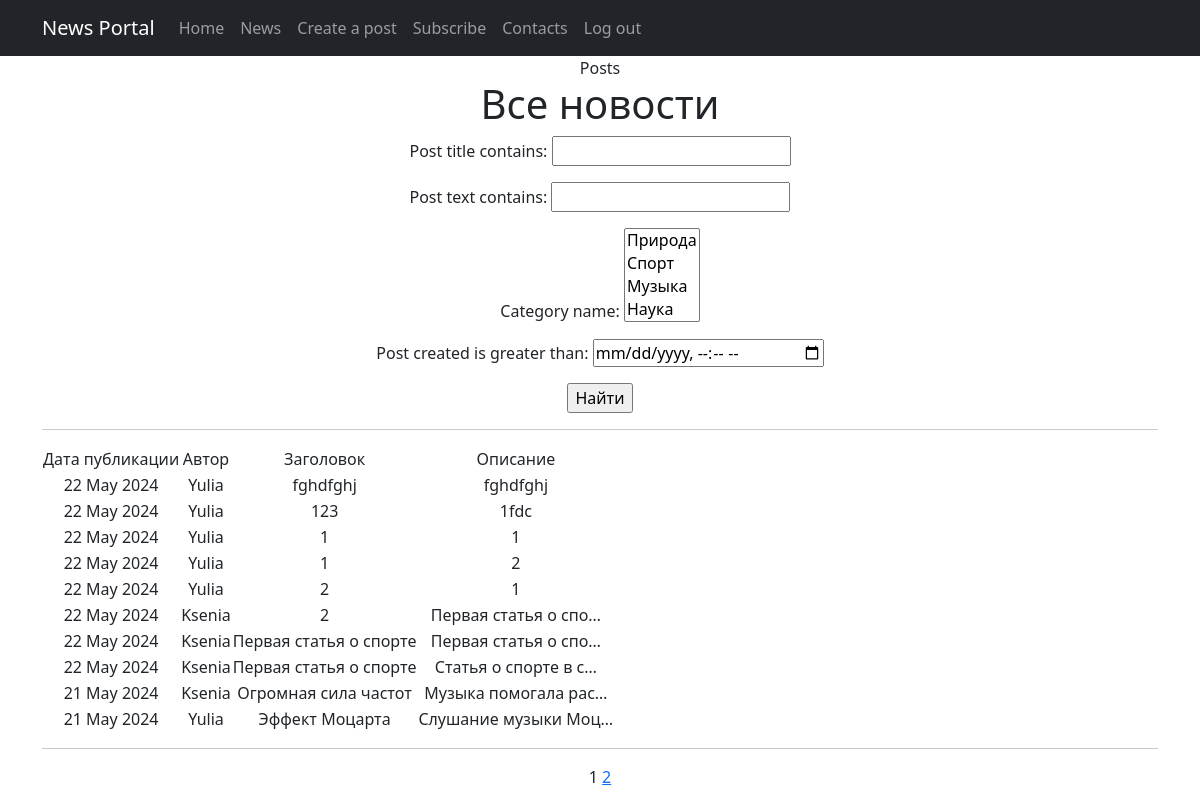
The page /news/ on the database as committed earlier.
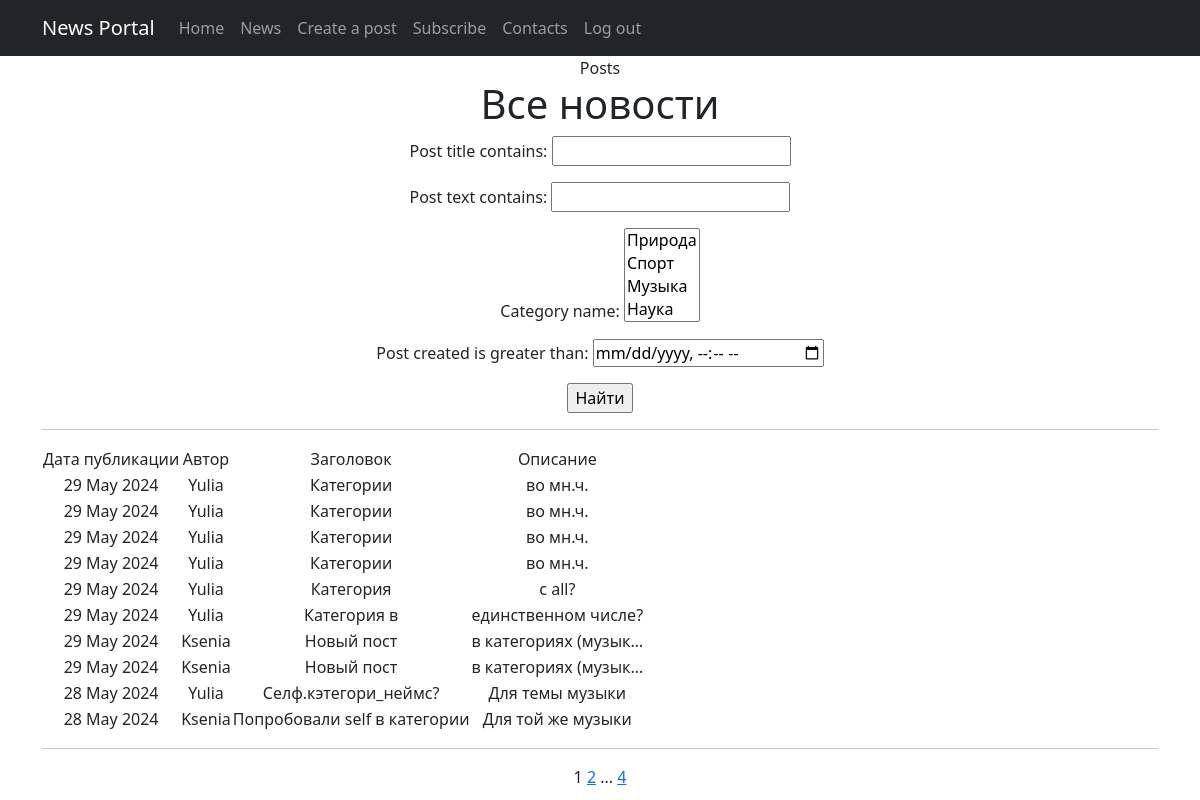
The same page on the database as committed later.
### news/models.py (models this page shows, shortened)
class Post(models.Model):
    author = models.ForeignKey(Author, on_delete=models.PROTECT)  # Чтобы с удалением автора не удалялись его статьи
    news_post = 'NE'
    article = 'AR'
    POST_TYPES = [
        (news_post, 'Новость'),
        (article, 'Статья')
    ]
    class Meta:
        verbose_name = 'Пост'
        verbose_name_plural = 'Посты'
    post_type = models.CharField(max_length=2, choices=POST_TYPES, default=news_post)
    post_created = models.DateTimeField(auto_now_add=True) # Автоматическое добавление даты создания
    category_names = models.ManyToManyField(Category, through='PostCategory')
    post_title = models.CharField(max_length=256)
    post_text = models.TextField()
    post_rating = models.IntegerField(default=0)
    template_name = 'NewsPaper/news/templates/news/post_detail.html'

class Author(models.Model):
    author_user = models.OneToOneField(User, on_delete=models.CASCADE)
    author_rating = models.DecimalField(default=0, decimal_places=2, max_digits=5)  # 2 знака после запятой
    def __str__(self):
        return f'{self.author_user}'
    class Meta:
        verbose_name = 'Автор'
        verbose_name_plural = 'Авторы'

### news/views.py (the view)
# urls.py: path('', PostList.as_view(), name = 'post_list'),
class PostList(ListView):
    model = Post
    context_object_name = 'Posts'
    template_name = 'flatpages/news.html'
    ordering = '-post_created'
    paginate_by = 10 # количество записей на странице
    def get_queryset(self):
        queryset = super().get_queryset()
        self.filterset = PostFilter(self.request.GET, queryset)
        return self.filterset.qs
    def get_context_data(self, **kwargs):
        context = super().get_context_data(**kwargs)
        context['filterset'] = self.filterset
        return context

### news/models.py (called while the page is built)
    def __str__(self):
        return self.category_name

### news/templatetags/custom_tags.py (called while the page is built)
@register.simple_tag(takes_context=True)
def url_replace(context, **kwargs):
   d = context['request'].GET.copy()
   for k, v in kwargs.items():
       d[k] = v
   return d.urlencode()

### templates/flatpages/news.html (shortened to what this page needs)
{% extends 'flatpages/default.html' %}
{% load custom_filters %}
{% load custom_tags %}
{% block title %}
Posts
{% endblock title %}
{% block content %}
   <h1>Все новости</h1>
   <form action="" method="get">
       {{ filterset.form.as_p }}
       <input type="submit" value="Найти" />
   </form>
   <hr>
   {% if Posts %}
       <table>
           <tr>
               <td>Дата публикации</td>
               <td>Автор</td>
               <td>Заголовок</td>
               <td>Описание</td>
           </tr>
           {% for post in Posts %}
           <tr>
               <td>{{ post.post_created|date:'d M Y' }}</td>
               <td>{{ post.author }}</td>
               <td>{{ post.post_title }}</td>
               <td>{{ post.post_text|truncatechars:20 }}</td>
                <td>
                </td>
           </tr>
           {% endfor %}
       </table>
       <hr>
   {% else %}
       <h2>Новостей нет!</h2>!
   {% endif %}
   {{ page_obj.number }}
   {% if page_obj.has_next %}
       <a href="?{% url_replace page=page_obj.next_page_number %}">{{ page_obj.next_page_number }}</a>
       {% if paginator.num_pages != page_obj.next_page_number %}
           ...
           <a href="?{% url_replace page=page_obj.paginator.num_pages %}">{{ page_obj.paginator.num_pages }}</a>
       {% endif %}
   {% endif %}
{% endblock content %}

Rows that differ between the two databases and show on the page:
no longer on this page (row unchanged): Post: post_created "22 May 2024", author "Yulia", post_title "fghdfghj", post_text "fghdfghj"
no longer on this page (row unchanged): Post: post_created "22 May 2024", author "Yulia", post_title "123", post_text "1fdc"
no longer on this page (row unchanged): Post: post_created "22 May 2024", author "Yulia", post_title "1", post_text "1"
no longer on this page (row unchanged): Post: post_created "22 May 2024", author "Yulia", post_title "1", post_text "2"
no longer on this page (row unchanged): Post: post_created "22 May 2024", author "Yulia", post_title "2", post_text "1"
no longer on this page (row unchanged): Post: post_created "22 May 2024", author "Ksenia", post_title "2", post_text "Первая статья о спо…"
no longer on this page (row unchanged): Post: post_created "22 May 2024", author "Ksenia", post_title "Первая статья о спорте", post_text "Первая статья о спо…"
no longer on this page (row unchanged): Post: post_created "22 May 2024", author "Ksenia", post_title "Первая статья о спорте", post_text "Статья о спорте в с…"
no longer on this page (row unchanged): Post: post_created "21 May 2024", author "Ksenia", post_title "Огромная сила частот", post_text "Музыка помогала рас…"
no longer on this page (row unchanged): Post: post_created "21 May 2024", author "Yulia", post_title "Эффект Моцарта", post_text "Слушание музыки Моц…"
added Post: post_created "29 May 2024", author "Yulia", post_title "Категории", post_text "во мн.ч."
added Post: post_created "29 May 2024", author "Yulia", post_title "Категории", post_text "во мн.ч."
added Post: post_created "29 May 2024", author "Yulia", post_title "Категории", post_text "во мн.ч."
added Post: post_created "29 May 2024", author "Yulia", post_title "Категории", post_text "во мн.ч."
added Post: post_created "29 May 2024", author "Yulia", post_title "Категория", post_text "с all?"
added Post: post_created "29 May 2024", author "Yulia", post_title "Категория в", post_text "единственном числе?"
added Post: post_created "29 May 2024", author "Ksenia", post_title "Новый пост", post_text "в категориях (музык…"
added Post: post_created "29 May 2024", author "Ksenia", post_title "Новый пост", post_text "в категориях (музык…"
added Post: post_created "28 May 2024", author "Yulia", post_title "Селф.кэтегори_неймс?", post_text "Для темы музыки"
added Post: post_created "28 May 2024", author "Ksenia", post_title "Попробовали self в категории", post_text "Для той же музыки"
Other text that changed with them:
{{ page_obj.paginator.num_pages }}: (not shown) → "4"
